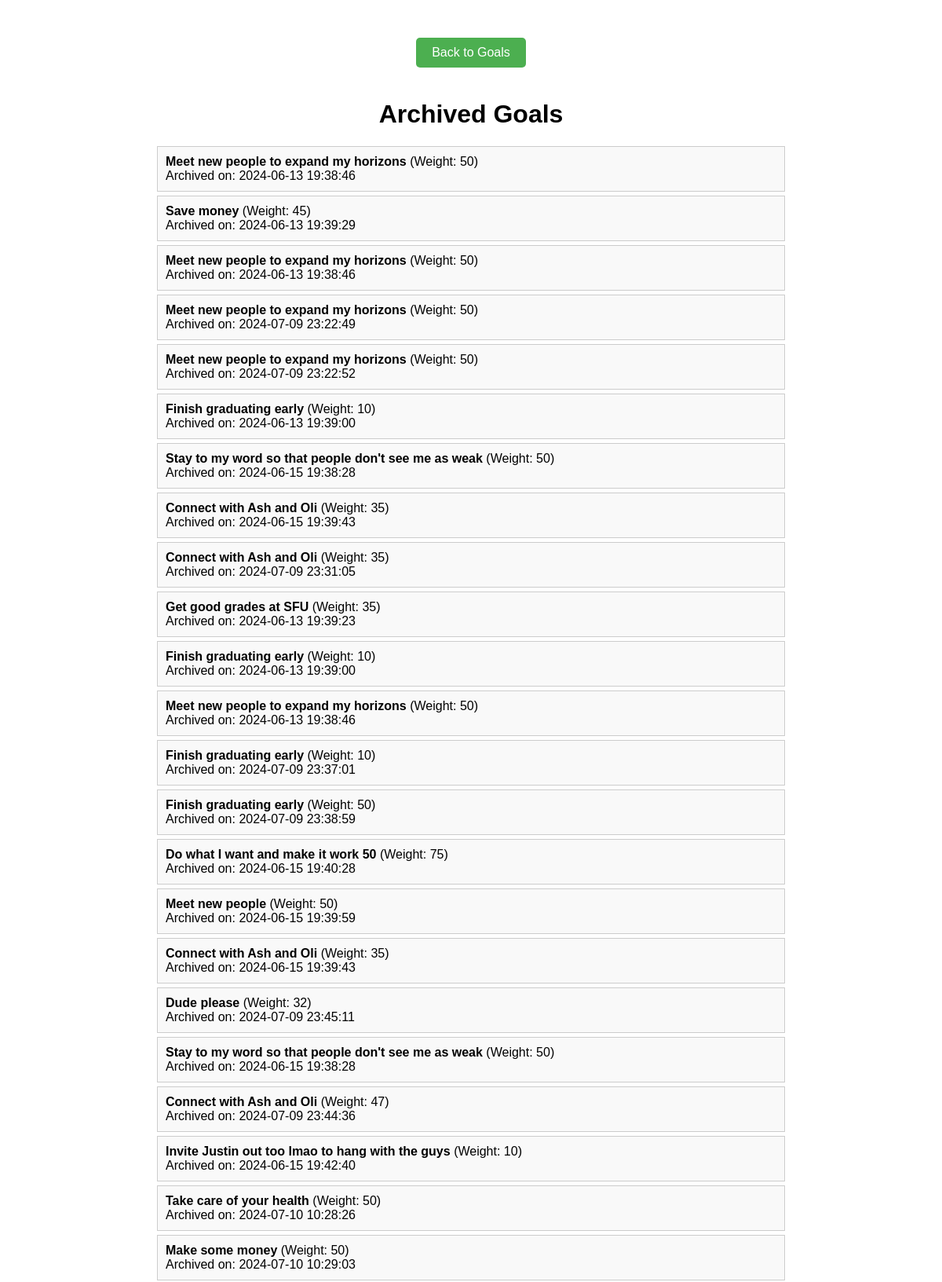
The app's page /archived (upper part) with its own data.
### tables this page shows
CREATE TABLE archived_goals (
            id INTEGER PRIMARY KEY,
            name TEXT NOT NULL,
            weight INTEGER NOT NULL,
            timestamp TEXT NOT NULL
        );

### app.py (the view)
@app.route('/archived')
def archived():
    archived_goals = get_archived_goals()
    return render_template('archived.html', archived_goals=archived_goals)

### app.py (called while the page is built)
def get_archived_goals():
    conn = sqlite3.connect('database.db')  # Connect to the main database
    c = conn.cursor()
    c.execute('SELECT * FROM archived_goals')  # Make sure 'archived_goals' is the correct table name
    archived_goals = c.fetchall()
    conn.close()
    return archived_goals

### templates/archived.html (shortened to what this page needs)
<!DOCTYPE html>
<html>
<head>
</head>
<body>
    <a href="{{ url_for('index') }}" class="nav-button">Back to Goals</a>
    <div class="container">
        <h1>Archived Goals</h1>
        <ul>
            {% for goal in archived_goals %}
                <li>
                    <strong>{{ goal[1] }}</strong> (Weight: {{ goal[2] }}) <br>
                    Archived on: {{ goal[3] }}
                </li>
            {% endfor %}
        </ul>
    </div>
</body>
</html>

### templates/archived.html (style rules this page uses)
body { font-family: Arial, sans-serif; padding: 20px; display: flex; flex-direction: column; align-items: center; }
.container { max-width: 800px; width: 100%; }
h1 { text-align: center; }
ul { list-style-type: none; padding: 0; }
ul li { margin: 5px 0; border: 1px solid #ccc; padding: 10px; background-color: #f9f9f9; }
.nav-button { display: block; margin: 20px auto; padding: 10px 20px; background-color: #4CAF50; color: white; text-align: center; text-decoration: none; border-radius: 5px; }

### records on screen
archived_goals: name "Meet new people to expand my horizons", weight "50", timestamp "2024-06-13 19:38:46"
archived_goals: name "Save money", weight "45", timestamp "2024-06-13 19:39:29"
archived_goals: name "Meet new people to expand my horizons", weight "50", timestamp "2024-06-13 19:38:46"
archived_goals: name "Meet new people to expand my horizons", weight "50", timestamp "2024-07-09 23:22:49"
archived_goals: name "Meet new people to expand my horizons", weight "50", timestamp "2024-07-09 23:22:52"
archived_goals: name "Finish graduating early", weight "10", timestamp "2024-06-13 19:39:00"
archived_goals: name "Stay to my word so that people don't see me as weak", weight "50", timestamp "2024-06-15 19:38:28"
archived_goals: name "Connect with Ash and Oli", weight "35", timestamp "2024-06-15 19:39:43"
archived_goals: name "Connect with Ash and Oli", weight "35", timestamp "2024-07-09 23:31:05"
archived_goals: name "Get good grades at SFU", weight "35", timestamp "2024-06-13 19:39:23"
archived_goals: name "Finish graduating early", weight "10", timestamp "2024-06-13 19:39:00"
archived_goals: name "Meet new people to expand my horizons", weight "50", timestamp "2024-06-13 19:38:46"
archived_goals: name "Finish graduating early", weight "10", timestamp "2024-07-09 23:37:01"
archived_goals: name "Finish graduating early", weight "50", timestamp "2024-07-09 23:38:59"
archived_goals: name "Do what I want and make it work 50", weight "75", timestamp "2024-06-15 19:40:28"
archived_goals: name "Meet new people", weight "50", timestamp "2024-06-15 19:39:59"
archived_goals: name "Connect with Ash and Oli", weight "35", timestamp "2024-06-15 19:39:43"
archived_goals: name "Dude please", weight "32", timestamp "2024-07-09 23:45:11"
archived_goals: name "Stay to my word so that people don't see me as weak", weight "50", timestamp "2024-06-15 19:38:28"
archived_goals: name "Connect with Ash and Oli", weight "47", timestamp "2024-07-09 23:44:36"
archived_goals: name "Invite Justin out too lmao to hang with the guys", weight "10", timestamp "2024-06-15 19:42:40"
archived_goals: name "Take care of your health", weight "50", timestamp "2024-07-10 10:28:26"
archived_goals: name "Make some money", weight "50", timestamp "2024-07-10 10:29:03"
